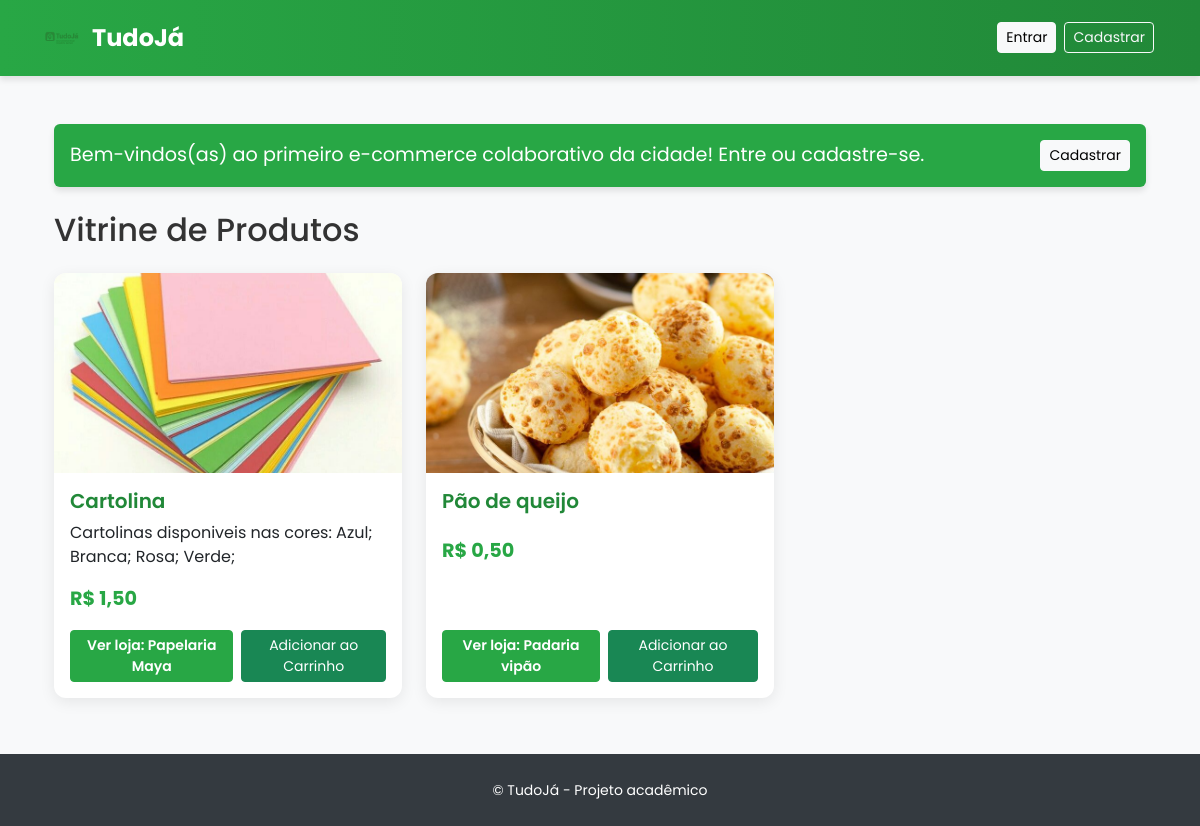
The page /loja/ on the database its author committed.
### Funcionalidades/cadastrar_loja/models.py (models this page shows, shortened)
class Product(models.Model):
    store = models.ForeignKey(Store, on_delete=models.CASCADE, related_name='products')
    name = models.CharField("Nome do produto", max_length=200)
    description = models.TextField(blank=True)
    price = models.DecimalField(max_digits=10, decimal_places=2)
    quantity = models.PositiveIntegerField(default=0)
    image = models.ImageField(upload_to='product_images/', blank=True, null=True)
    active = models.BooleanField(default=True)
    created_at = models.DateTimeField(auto_now_add=True)

class Store(models.Model):
    owner = models.OneToOneField(User, on_delete=models.CASCADE, related_name='store')
    name = models.CharField("Nome da loja", max_length=150)
    description = models.TextField(blank=True)
    logo = models.ImageField(upload_to='store_logos/', blank=True, null=True)
    created_at = models.DateTimeField(default=timezone.now)

### Funcionalidades/cadastrar_loja/views.py (the view)
# urls.py: path('', views.home, name='home'),  # página inicial com todos os produtos
def home(request):
    products = Product.objects.filter(active=True)
    return render(request, 'lojas/home.html', {'products': products})

### templates/lojas/home.html (shortened to what this page needs)
{% extends "base.html" %}
{% load static %}
{% block content %}
<div class="container mt-4">
    {% if user.is_authenticated %}
        <div class="d-flex justify-content-between align-items-center mb-4 p-3 rounded" style="background: #218838; color: white; font-size: 1.2rem; box-shadow: 0 4px 6px rgba(0,0,0,0.1);">
            <span>Bem-vindo de volta, {{ user.username }}!</span>
            <a href="{% url 'perfil' %}" class="btn btn-light btn-sm">Perfil</a>
        </div>
    {% else %}
        <div class="d-flex justify-content-between align-items-center mb-4 p-3 rounded" style="background: #28a745; color: white; font-size: 1.2rem; box-shadow: 0 4px 6px rgba(0,0,0,0.1);">
            <span>Bem-vindos(as) ao primeiro e-commerce colaborativo da cidade! Entre ou cadastre-se.</span>
            <a href="{% url 'register' %}" class="btn btn-light btn-sm">Cadastrar</a>
        </div>
    {% endif %}
    <h2 class="mb-4">Vitrine de Produtos</h2>
    {% if products %}
        <div class="row row-cols-1 row-cols-md-3 g-4">
            {% for p in products %}
                <div class="col">
                    <div class="card h-100">
                        {% if p.image %}
                            <img src="{{ p.image.url }}" class="card-img-top" alt="{{ p.name }}">
                        {% elif p.name == 'Pão de queijo' %}
                            <img src="{% static 'paodequeijonovo.jpg' %}" class="card-img-top" alt="Pão de Queijo">
                        {% else %}
                            <img src="https://i.imgur.com/2s09sGT.png" class="card-img-top" alt="Produto sem imagem">
                        {% endif %}
                        <div class="card-body d-flex flex-column">
                            <h5 class="card-title">{{ p.name }}</h5>
                            <p class="card-text">{{ p.description|truncatechars:80 }}</p>
                            <p class="card-text"><strong>R$ {{ p.price }}</strong></p>
                            <div class="mt-auto d-flex align-items-center">
                                {% if p.store %}
                                    <a href="{% url 'loja_detalhe' p.store.id %}" class="btn btn-primary btn-sm me-2">Ver loja: {{ p.store.name }}</a>
                                {% endif %}
                                <form action="{% url 'add_to_cart' p.id %}" method="post">
                                    <button type="submit" class="btn btn-success btn-sm">Adicionar ao Carrinho</button>
                                </form>
                            </div>
                        </div>
                    </div>
                </div>
            {% endfor %}
        </div>
    {% else %}
        <p>Nenhum produto disponível no momento.</p>
    {% endif %}
</div>
{% endblock %}

### templates/base.html (style rules this page uses)
body { font-family: 'Poppins', sans-serif; background-color: #f8f9fa; color: #333; }
.btn-primary { background-color: #28a745; border-color: #28a745; font-weight: 600; transition: all 0.3s ease; }
.card { border: none; border-radius: 12px; box-shadow: 0 4px 15px rgba(0,0,0,0.08); transition: all 0.3s ease; overflow: hidden; height: 100%; }
.card-body { display: flex; flex-direction: column; }
.card-title { font-weight: 600; color: #218838; }
.card-img-top { height: 200px; object-fit: cover; }
.card-text strong { color: #28a745; font-size: 1.2rem; }

### rows shown on the page
Product: image (picture), name "Cartolina", description "Cartolinas disponiveis nas cores: Azul; Branca; Rosa; Verde;", price "1,50", store.name "Papelaria Maya"
Product: name "Pão de queijo", price "0,50", store.name "Padaria vipão"
